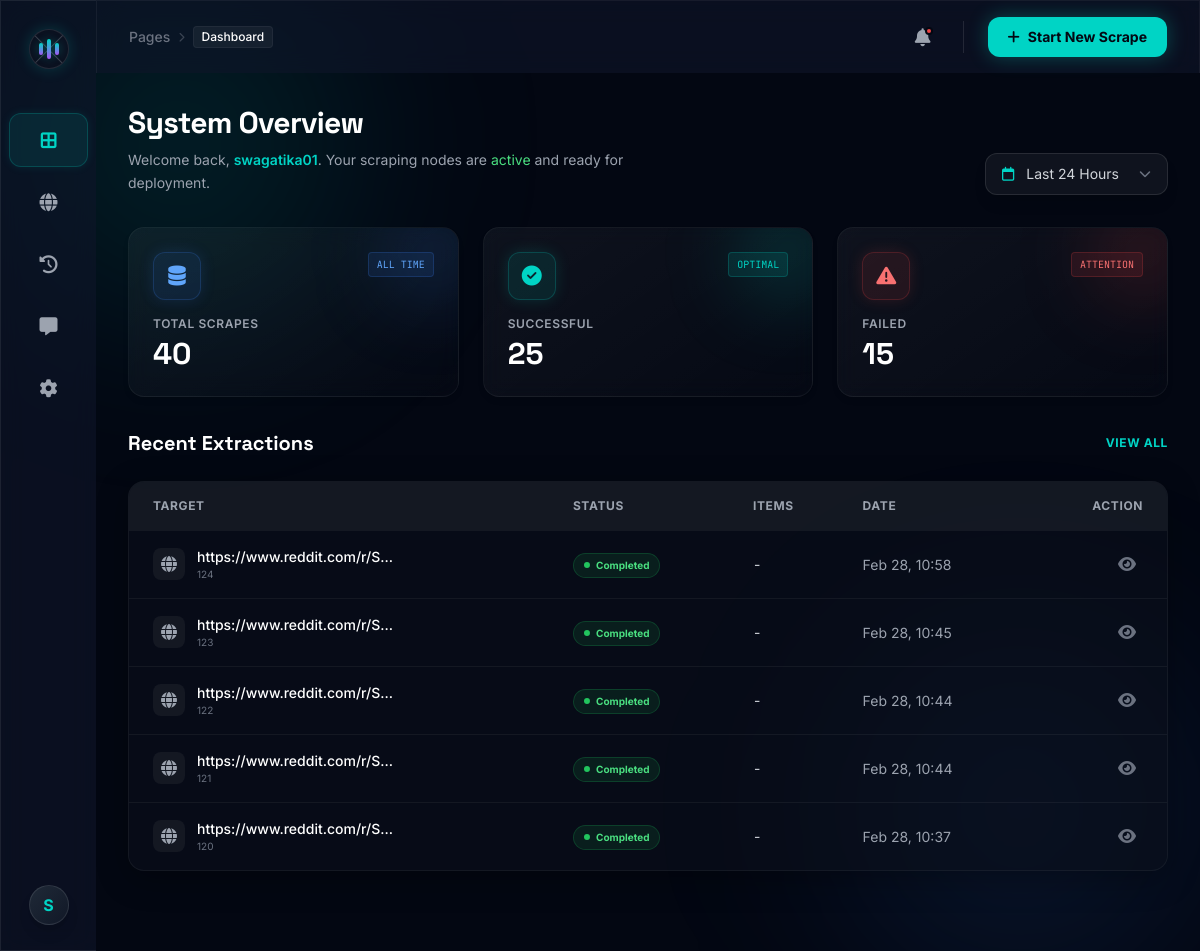
/dashboard/ (signed in), run on an earlier commit of the app's database.
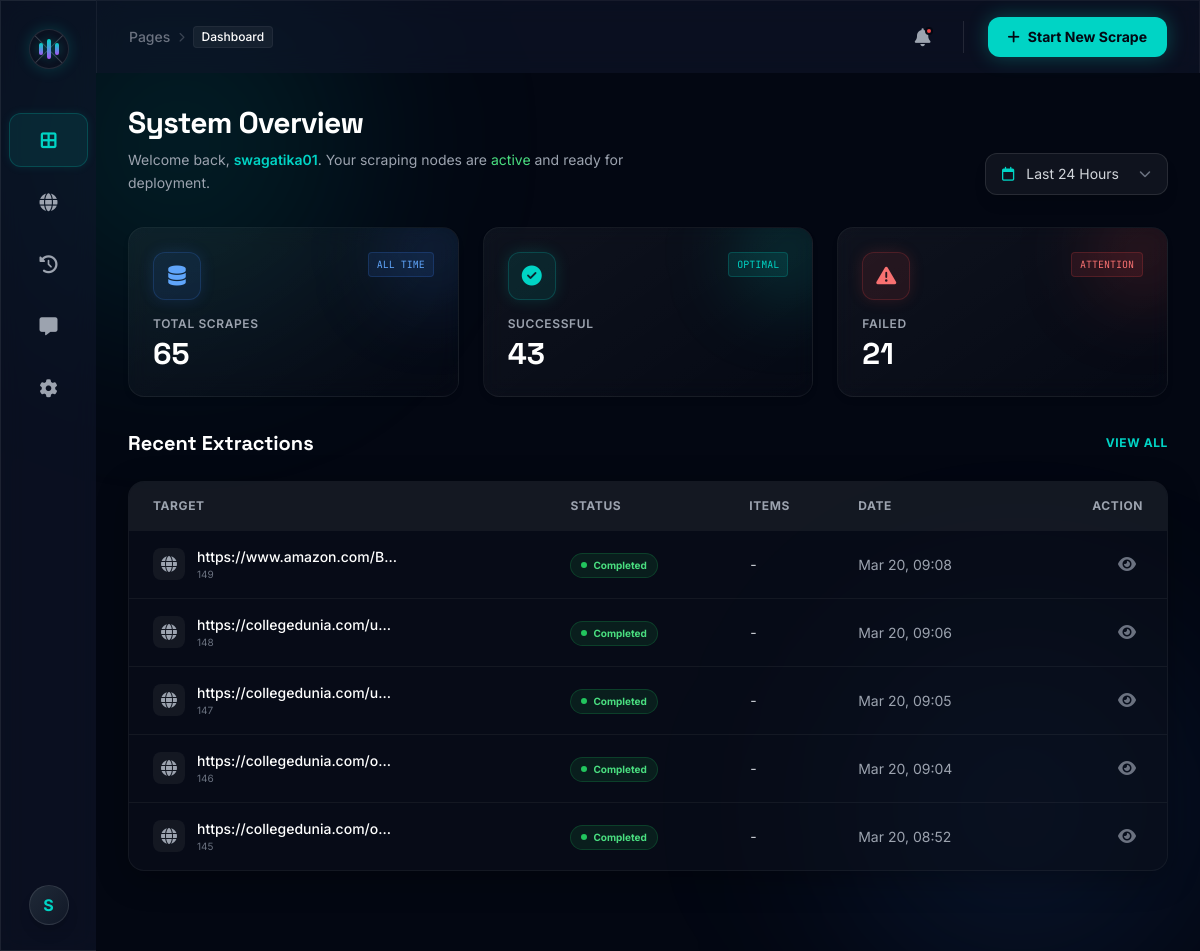
And on a later commit of the database.
### apps/scraper/models.py (models this page shows, shortened)
class ScraperJob(models.Model):
    STATUS_CHOICES = (
        ('PENDING', 'Pending'),
        ('PROCESSING', 'Processing'),
        ('COMPLETED', 'Completed'),
        ('FAILED', 'Failed'),
    )
    user = models.ForeignKey(settings.AUTH_USER_MODEL, on_delete=models.CASCADE)
    url = models.URLField()
    status = models.CharField(max_length=20, choices=STATUS_CHOICES, default='PENDING')
    created_at = models.DateTimeField(auto_now_add=True)
    updated_at = models.DateTimeField(auto_now=True)

### core/views.py (the view)
# urls.py: path('dashboard/', dashboard, name='dashboard'),
@user_required
def dashboard(request):
    user_jobs = ScraperJob.objects.filter(user=request.user)
    total_scrapes = user_jobs.count()
    successful_scrapes = user_jobs.filter(status='COMPLETED').count()
    failed_scrapes = user_jobs.filter(status='FAILED').count()
    daily_limit = 1000
    today = timezone.now().date()
    usage_today = user_jobs.filter(created_at__date=today).count()
    usage_percentage = min(int((usage_today / daily_limit) * 100), 100)
    remaining_credits = daily_limit - usage_today
    recent_activities = user_jobs.order_by('-created_at')[:5]
    context = {
        'total_scrapes': total_scrapes,
        'successful_scrapes': successful_scrapes,
        'failed_scrapes': failed_scrapes,
        'usage_percentage': usage_percentage,
        'usage_today': usage_today,
        'daily_limit': daily_limit,
        'remaining_credits': remaining_credits,
        'recent_activities': recent_activities,
    }
    return render(request, 'dashboard/index.html', context)

### templates/dashboard/index.html (shortened to what the changed rows need)
{% extends 'dashboard/base_dashboard.html' %}
{% load static %}
{% block content %}
<div class="p-8 max-w-7xl mx-auto space-y-8 pb-20">
    <div class="flex items-end justify-between animate-slide-up">
        <div>
            <h2 class="text-3xl font-display font-bold text-white mb-2 tracking-tight">System Overview</h2>
        </div>
    </div>
    <div class="grid grid-cols-1 md:grid-cols-2 lg:grid-cols-3 gap-6">
        <a href="{% url 'history' %}" class="glass-card rounded-2xl p-6 relative overflow-hidden group transition-all duration-300 animate-slide-up block hover:border-blue-500/30" style="animation-delay: 0.1s">
            <div class="absolute -right-6 -top-6 w-24 h-24 bg-blue-500/20 rounded-full blur-2xl group-hover:bg-blue-500/30 transition-all"></div>
            <div class="flex justify-between items-start mb-4 relative z-10">
                <div class="w-12 h-12 rounded-xl bg-blue-500/10 border border-blue-500/20 flex items-center justify-center text-blue-400 group-hover:text-blue-300 group-hover:scale-110 transition-all duration-300 shadow-[0_0_15px_rgba(59,130,246,0.15)]">
                </div>
                <span class="text-[10px] font-mono text-blue-400 bg-blue-500/10 px-2 py-1 rounded border border-blue-500/20">ALL TIME</span>
            </div>
            <p class="text-gray-400 text-xs uppercase tracking-wider font-semibold mb-1">Total Scrapes</p>
            <h3 class="text-3xl font-display font-bold text-white group-hover:text-blue-100 transition-colors">{{ total_scrapes }}</h3>
        </a>
        <a href="{% url 'history' %}?status=COMPLETED" class="glass-card rounded-2xl p-6 relative overflow-hidden group transition-all duration-300 animate-slide-up block hover:border-brand/30" style="animation-delay: 0.2s">
            <div class="absolute -right-6 -top-6 w-24 h-24 bg-brand/20 rounded-full blur-2xl group-hover:bg-brand/30 transition-all"></div>
            <div class="flex justify-between items-start mb-4 relative z-10">
                <div class="w-12 h-12 rounded-xl bg-brand/10 border border-brand/20 flex items-center justify-center text-brand group-hover:text-brand-hover group-hover:scale-110 transition-all duration-300 shadow-[0_0_15px_rgba(0,212,197,0.15)]">
                </div>
                <span class="text-[10px] font-mono text-brand bg-brand/10 px-2 py-1 rounded border border-brand/20">OPTIMAL</span>
            </div>
            <p class="text-gray-400 text-xs uppercase tracking-wider font-semibold mb-1">Successful</p>
            <h3 class="text-3xl font-display font-bold text-white group-hover:text-green-100 transition-colors">{{ successful_scrapes }}</h3>
        </a>
        <a href="{% url 'history' %}?status=FAILED" class="glass-card rounded-2xl p-6 relative overflow-hidden group transition-all duration-300 animate-slide-up block hover:border-red-500/30" style="animation-delay: 0.3s">
            <div class="absolute -right-6 -top-6 w-24 h-24 bg-red-500/20 rounded-full blur-2xl group-hover:bg-red-500/30 transition-all"></div>
            <div class="flex justify-between items-start mb-4 relative z-10">
                <div class="w-12 h-12 rounded-xl bg-red-500/10 border border-red-500/20 flex items-center justify-center text-red-400 group-hover:text-red-300 group-hover:scale-110 transition-all duration-300 shadow-[0_0_15px_rgba(239,68,68,0.15)]">
                </div>
                <span class="text-[10px] font-mono text-red-400 bg-red-500/10 px-2 py-1 rounded border border-red-500/20">ATTENTION</span>
            </div>
            <p class="text-gray-400 text-xs uppercase tracking-wider font-semibold mb-1">Failed</p>
            <h3 class="text-3xl font-display font-bold text-white group-hover:text-red-100 transition-colors">{{ failed_scrapes }}</h3>
        </a>
    </div>
    <div class="animate-slide-up" style="animation-delay: 0.5s">
        <div class="glass-panel rounded-2xl overflow-hidden border border-white/5">
            <div class="overflow-x-auto">
                <table class="w-full text-left border-collapse">
                    <thead>
                        <tr class="border-b border-white/5 bg-white/5">
                            <th class="p-4 text-xs font-bold text-gray-400 uppercase tracking-wider pl-6">Target</th>
                            <th class="p-4 text-xs font-bold text-gray-400 uppercase tracking-wider">Status</th>
                            <th class="p-4 text-xs font-bold text-gray-400 uppercase tracking-wider">Items</th>
                            <th class="p-4 text-xs font-bold text-gray-400 uppercase tracking-wider">Date</th>
                            <th class="p-4 text-xs font-bold text-gray-400 uppercase tracking-wider text-right pr-6">Action</th>
                        </tr>
                    </thead>
                    <tbody class="divide-y divide-white/5">
                        {% for job in recent_activities %}
                        <tr class="hover:bg-white/5 transition-colors group">
                            <td class="p-4 pl-6">
                                <div class="flex items-center gap-3">
                                    <div class="w-8 h-8 rounded-lg bg-white/5 flex items-center justify-center text-gray-400 group-hover:text-brand transition-colors">
                                        <i class="fa-solid fa-globe"></i>
                                    </div>
                                    <div>
                                        <p class="text-sm font-medium text-white truncate max-w-[200px]">{{ job.url }}</p>
                                        <p class="text-[10px] text-gray-500">{{ job.id|default:job.pk }}</p>
                                    </div>
                                </div>
                            </td>
                            <td class="p-4">
                                {% if job.status == 'COMPLETED' %}
                                <span class="inline-flex items-center gap-1.5 px-2.5 py-1 rounded-full text-[10px] font-bold bg-green-500/10 text-green-400 border border-green-500/20">
                                    <span class="w-1.5 h-1.5 rounded-full bg-green-500"></span> Completed
                                </span>
                                {% elif job.status == 'FAILED' %}
                                <span class="inline-flex items-center gap-1.5 px-2.5 py-1 rounded-full text-[10px] font-bold bg-red-500/10 text-red-400 border border-red-500/20">
                                    <span class="w-1.5 h-1.5 rounded-full bg-red-500"></span> Failed
                                </span>
                                {% else %}
                                <span class="inline-flex items-center gap-1.5 px-2.5 py-1 rounded-full text-[10px] font-bold bg-blue-500/10 text-blue-400 border border-blue-500/20">
                                    <span class="w-1.5 h-1.5 rounded-full bg-blue-500 animate-pulse"></span> Running
                                </span>
                                {% endif %}
                            </td>
                            <td class="p-4">
                                <span class="text-sm font-mono text-gray-300">{{ job.items_scraped|default:"-" }}</span>
                            </td>
                            <td class="p-4">
                                <span class="text-sm text-gray-400">{{ job.created_at|date:"M d, H:i" }}</span>
                            </td>
                            <td class="p-4 text-right pr-6">
                                <a href="{% url 'scraped_results' %}?job_id={{ job.id }}" class="w-8 h-8 inline-flex items-center justify-center rounded-lg hover:bg-white/10 text-gray-500 hover:text-brand transition-all" title="View Details">
                                    <i class="fa-solid fa-eye"></i>
                                </a>
                            </td>
                        </tr>
                        {% endfor %}
                    </tbody>
                </table>
            </div>
        </div>
    </div>
</div>
{% endblock %}

What changed in the data, as far as the page shows it:
no longer on this page (row unchanged): ScraperJob: url "https://www.reddit.com/r/S…", id "124", status "COMPLETED" (drawn), items_scraped "-", created_at "Feb 28, 10:58"
no longer on this page (row unchanged): ScraperJob: url "https://www.reddit.com/r/S…", id "123", status "COMPLETED" (drawn), items_scraped "-", created_at "Feb 28, 10:45"
no longer on this page (row unchanged): ScraperJob: url "https://www.reddit.com/r/S…", id "122", status "COMPLETED" (drawn), items_scraped "-", created_at "Feb 28, 10:44"
no longer on this page (row unchanged): ScraperJob: url "https://www.reddit.com/r/S…", id "121", status "COMPLETED" (drawn), items_scraped "-", created_at "Feb 28, 10:44"
no longer on this page (row unchanged): ScraperJob: url "https://www.reddit.com/r/S…", id "120", status "COMPLETED" (drawn), items_scraped "-", created_at "Feb 28, 10:37"
added ScraperJob: url "https://www.amazon.com/B…", id "149", status "COMPLETED" (drawn), items_scraped "-", created_at "Mar 20, 09:08"
added ScraperJob: url "https://collegedunia.com/u…", id "148", status "COMPLETED" (drawn), items_scraped "-", created_at "Mar 20, 09:06"
added ScraperJob: url "https://collegedunia.com/u…", id "147", status "COMPLETED" (drawn), items_scraped "-", created_at "Mar 20, 09:05"
added ScraperJob: url "https://collegedunia.com/o…", id "146", status "COMPLETED" (drawn), items_scraped "-", created_at "Mar 20, 09:04"
added ScraperJob: url "https://collegedunia.com/o…", id "145", status "COMPLETED" (drawn), items_scraped "-", created_at "Mar 20, 08:52"
Also different on the page:
{{ total_scrapes }}: "40" → "65"
{{ successful_scrapes }}: "25" → "43"
{{ failed_scrapes }}: "15" → "21"
